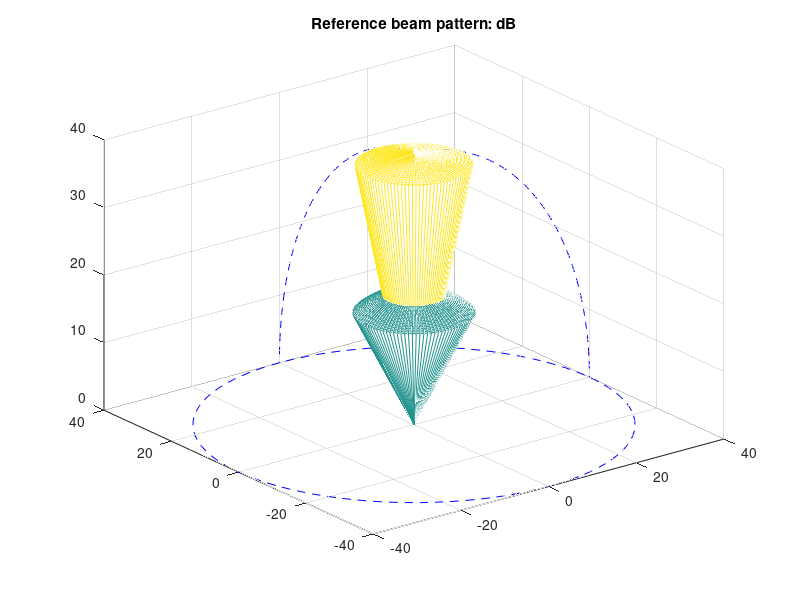
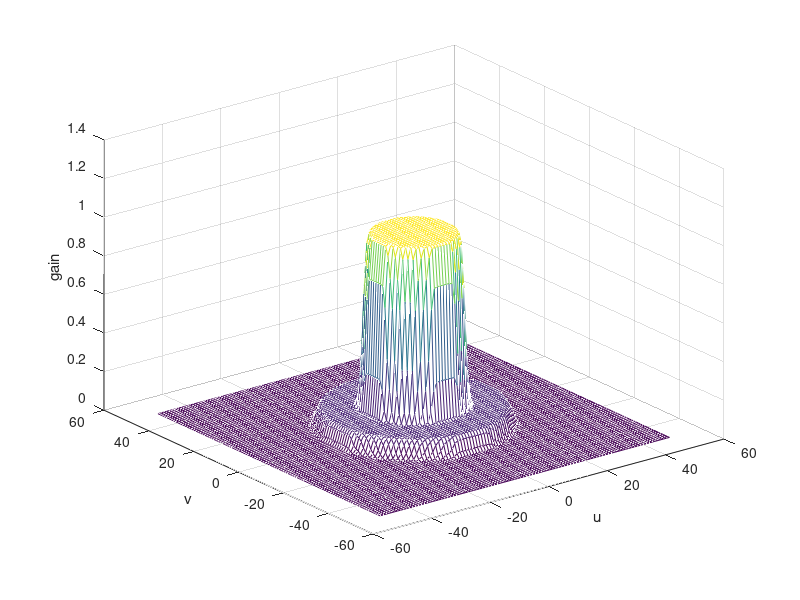

Reproduce these figures in MATLAB, in order. (Note: this script raises an error after producing the figures.)
set(gcf,'color','w');
c = 343.2;
ft = 32000;
dH = 0.015;
NFIR = 256;
fStep = (ft/2)/(NFIR/2+1);

fLow = 250;
fHigh = 16000;

kTUH = floor(fLow/fStep);
kTOH = floor(fHigh/fStep);

f = fStep*(kTUH:kTOH);       % frequencies used to compute W
% Beamformer
N = 100;
n1 = -N/2:1:(N-2)/2;
n2 = n1;
[n1,n2] = meshgrid(n1,n2);
aux=sqrt(n1.^2+n2.^2);
d=dH;
thetaC = pi/8;
thetaC1 = pi/16;
W_2D = zeros(N, N,kTOH-kTUH+1);

LP = fir1(4,0.4,'low');
LPW = LP'*LP;
t = pi/180*(-180:2.5:180);%

t = linspace(0, pi/2, 100);
p = linspace(-pi, pi, 100);
B_REF = zeros(100,100);
y = ones(100,1);
y(floor(sin(thetaC1)*100):floor(sin(thetaC)*100)) = 1/10;
y(floor(sin(thetaC)*100)+1:end) = 0;
B_REF(:,1) = abs(y);
for i=2:100
    B_REF(:,i) = B_REF(:,1);
end
dBmax=40;
% 3D plot
B_REF = max(0,20*log10(B_REF+eps)+dBmax);
Xc = B_REF .* (sin(t')*cos(p));
Yc = B_REF .* (sin(t')*sin(p));
Zc = B_REF .* (cos(t')*ones(1,length(p)));
figure()
mesh(Xc,Yc,Zc,B_REF);
    hold on;
    plot3(dBmax*cos(p),dBmax*sin(p),zeros(length(p),1),'b--');
    plot3(dBmax*sin(t),zeros(length(t),1),dBmax*cos(t),'b--');
    plot3(zeros(length(t),1),dBmax*sin(t),dBmax*cos(t),'b--');
title('Reference beam pattern: dB');
set(gcf,'color','w');
%calculate the weight for broadband beamformer ============================ 
 figure()
for k=kTUH:kTOH
    w0=2*pi*ft*k/NFIR;
    k0= w0/c;
    R= k0*dH*sin(thetaC);

    
    Hd = ones(N);%cos(aux.*pi/18).^2; 
    %Hd((aux > R*alpha)|(aux < 0.5*R*alpha)) = 0.0;
    Hd((aux > k*fStep*N*dH*sin(thetaC1)/c)) = 0.1;
    Hd((aux > k*fStep*N*dH*sin(thetaC)/c)) = 0;
    Hd = filter2(LPW,Hd,'same');

     mesh(n1,n2,Hd)
     %axis off

    h =fftshift(ifft2(rot90(fftshift(rot90(Hd,2)),2)));
    
    h=h/sum(sum(h));
    W_2D(:,:,k-kTUH+1) = h;
    set(gcf,'color','w');
    xlabel('u')
    ylabel('v')
    zlabel('gain')
 pause(0.05);
end
set(gcf,'color','w');
W = ones(N*N,kTOH-kTUH+1);
for iMic=1:N
   for jMic=1:N
      W((iMic-1)*N+jMic,:) = (W_2D(iMic,jMic,:));
   end
end
%%
%verify the beam pattern ==================================================
% Full array
mics_ref = zeros(N*N,2);
for yPos = 1: N
  for xPos = 1:N
      mics_ref(xPos + N*(yPos-1), 1) = (xPos)*dH-12.0*dH;   
      mics_ref(xPos + N*(yPos-1), 2) = (yPos)*dH-12.0*dH;
  end
end


%%%%%%%%%% plot beam response
dBmax = 40;
Fsh = ft/2;                  % half of sampling frequency
Nh = NFIR/2+1;   
klow = round(fLow/Fsh*Nh);     % low index
kup = round(fHigh/Fsh*Nh);      % high index
fp = [2500 4000 8000 16000];
kf = round(fp/Fsh*Nh);
%fp = Fsh/Nh*kf;              % frequencies rounded to FFT grid
kf = kf-klow+1;              % index used in W matrix corresponding to fp 
pos = [0.045 0.045 0.45 0.45];
for k = 1:length(fp)
    figure('numbertitle','off','name','Fixed Array radiation pattern (dB)',...
                  'Units','normal','Position',pos);

    %Plotting beam-pattern for 1st looking direction 
    [R,t,p] = array_pattern_fft(mics_ref,W,fp(k),kf(k)); 
    R = R/max(R(:));

    RdB = max(0,10*log10(R+eps)+dBmax);
    RB_90 = RdB(end,:);
    BW  = find(RB_90 > dBmax -3 ); 
    %polar(p,RdB(end,:)); 

    % 3D plot
    Xc = RdB .* (sin(t')*cos(p));
    Yc = RdB .* (sin(t')*sin(p));
    Zc = RdB .* (cos(t')*ones(1,length(p)));
    %Zc = RdB .* (ones(length(t),1)*ones(1,length(p)));
    %Xc = dBmax*(sin(t')*cos(p));
    %Yc = dBmax*(sin(t')*sin(p));
    %Zc = RdB;
    mesh(Xc,Yc,Zc,RdB);
    colormap jet;
    
    axis([-dBmax dBmax -dBmax dBmax 0 dBmax]);
    view([25,50]);
    xlabel('x');
    ylabel('y');
    zlabel('z');

    %draw radial grid lines

    hold on;
    plot3(dBmax*cos(p),dBmax*sin(p),zeros(length(p),1),'b--');
    plot3(dBmax*sin(t),zeros(length(t),1),dBmax*cos(t),'b--');
    plot3(zeros(length(t),1),dBmax*sin(t),dBmax*cos(t),'b--');
    hold off;
    pos(1) = pos(1) + 0.3;
    %pos(2) = pos(2) + 0.1;
    ght = title(sprintf('f = %3.2f Hz',fp(k)));
    set(gcf,'color','w');
end   

[goc, BS] = Directivity(mics_ref,W,f);
BS_dB = max(0,10*log10(BS+eps)+dBmax);
[Fxx,Fyy] = meshgrid(goc/pi*180,f);
%%
figure('numbertitle','off','name','Fixed Array radiation pattern (dB)',...
                  'Units','normal','Position',[0.1 0.1 0.5 0.5]);
%surf(Fxx,Fyy,BS_dB);
surf(Fxx,Fyy,sqrt(BS));
xlabel('elevation angle \theta in deg');
ylabel('frequency in Hz');
zlabel('Magnitude');
%zlabel('dB');
set(gcf,'color','w');
%colormap jet;